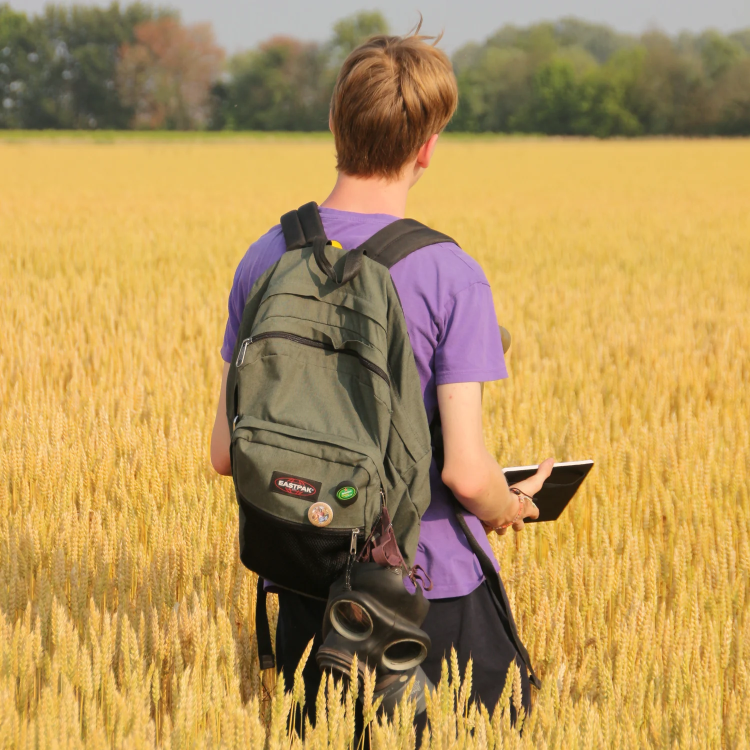
#> input picture assets/profilo.webp, 1500 x 1500 px (shown at 1/2 size)
$ python optimize_profile.py
#> lines starting #> are read from the running program, lines starting #| are printed output that depends on the picture
#!/usr/bin/env python3
"""Crea WebP responsive da assets/profilo.webp senza modificare l'originale."""
from pathlib import Path
from PIL import Image, ImageOps

ROOT = Path(__file__).resolve().parents[1]
SOURCE = ROOT / "assets" / "profilo.webp"
SIZES = (192, 384, 768)

if not SOURCE.is_file():
    raise SystemExit(f"File originale non trovato: {SOURCE}")

with Image.open(SOURCE) as opened:
#> opened is the input picture: PIL image 1500x1500 RGB; mean R, G, B 180.2, 147.7, 89.3
    original = ImageOps.exif_transpose(opened).convert("RGB")
    for size in SIZES:
        image = original.copy()
        image.thumbnail((size, size), Image.Resampling.LANCZOS)
        target = ROOT / "assets" / f"profilo-{size}.webp"
        image.save(target, "WEBP", quality=82, method=6)
        print(f"{target.relative_to(ROOT)}: {image.width}x{image.height}, {target.stat().st_size:,} byte")
#> this loop made 3 passes
#> pass 1, `image.save(target, "WEBP", quality=82, method=6)`:
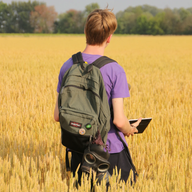
#> saved as profilo-192.webp: PIL image 192x192 RGB; mean R, G, B 180.1, 147.6, 89.2
#> pass 2, `image.save(target, "WEBP", quality=82, method=6)`:
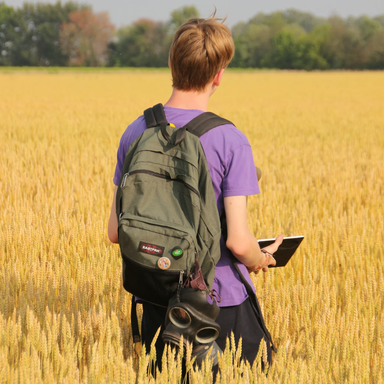
#> saved as profilo-384.webp: PIL image 384x384 RGB; mean R, G, B 180.2, 147.7, 89.3
